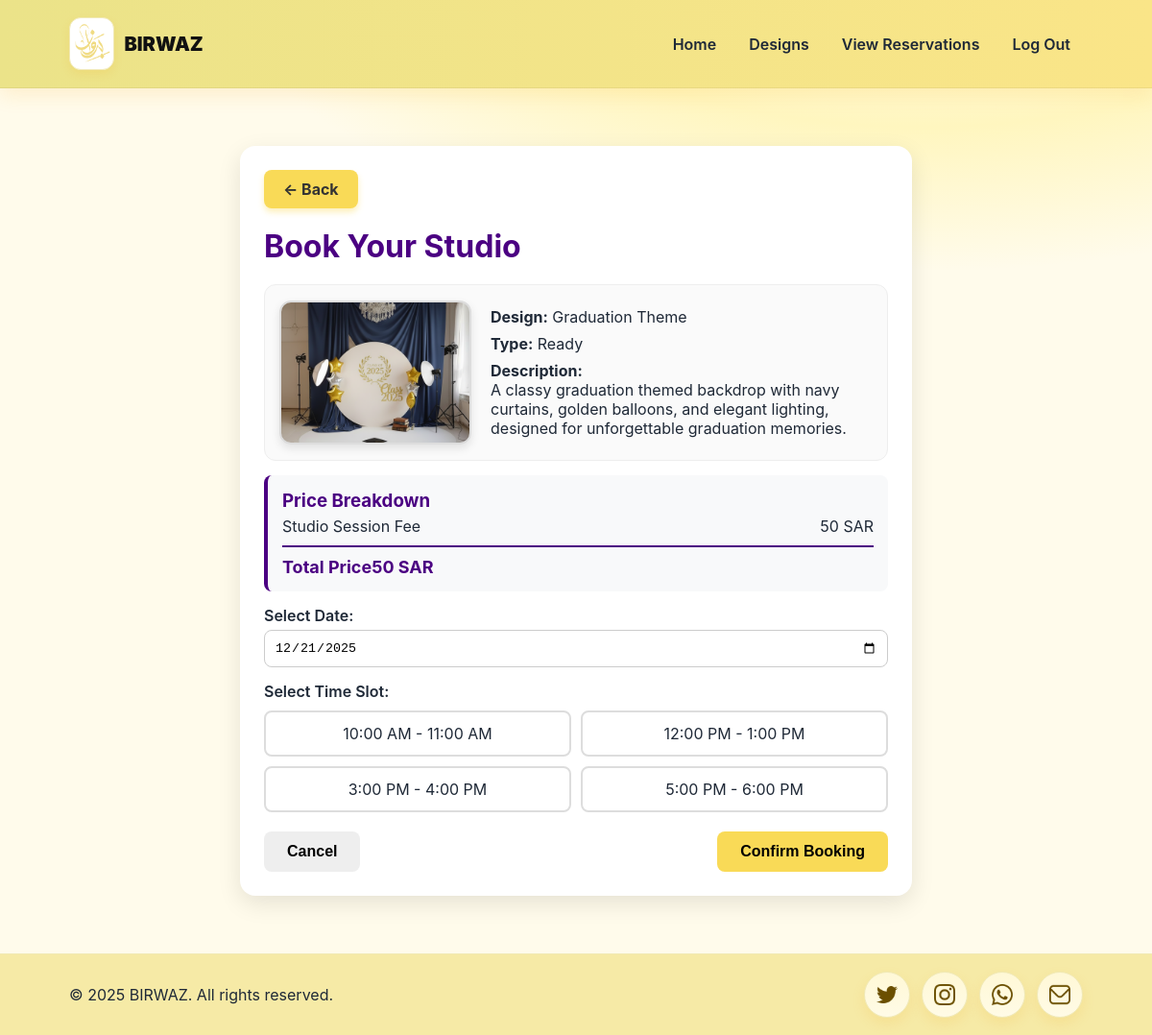
Screenshot of /birwasproject/booking.php?design_id=336 (signed in) with the database file from the repository.
### tables this page shows
CREATE TABLE `design` (
  `DesignID` int(10) UNSIGNED NOT NULL,
  `Name` text NOT NULL,
  `Description` text,
  `Image_URL` text NOT NULL,
  `Type` varchar(10) NOT NULL DEFAULT 'Ready'
);

### birwasproject/Booking.php (the view, shortened to what this page needs)
<?php
$conn = getDBConnection();
$design_id = $_GET['design_id'] ?? $_SESSION['last_design_id'] ?? null;
$design_data = null;
$total_cost = 50;
if ($design_id) {
    $stmt = $conn->prepare("SELECT * FROM design WHERE DesignID = ?");
    $stmt->bind_param("i", $design_id);
    $stmt->execute();
    $design_result = $stmt->get_result();
    $design_data = $design_result->fetch_assoc();
}
$available_times = ['10:00 AM - 11:00 AM', '12:00 PM - 1:00 PM', '3:00 PM - 4:00 PM', '5:00 PM - 6:00 PM'];
?>
<!DOCTYPE html>
<html lang="en">
    <head>
    </head>
    <body>
        <header>
            <div class="container nav">
                <a class="brand" href="homeUser.php">
                    <img src="images/logo1.png" alt="BIRWAZ logo">
                    <strong>BIRWAZ</strong>
                </a>
                <nav class="links">
                    <a href="homeUser.php">Home</a>
                    <a href="Designs.php">Designs</a>
                    <a href="viewReservations.php">View Reservations</a>
                    <a href="logout.php">Log Out</a>
                </nav>
            </div>
        </header>
        <main>
            <div class="booking-container">
                <a href="javascript:history.back()" class="back-btn">← Back</a>
                <h1>Book Your Studio</h1>
<?php if ($design_data): ?>
                    <div class="preview-box">
                        <div class="preview-content">
    <?php if ($design_data['Image_URL']): ?>
                                <div class="design-preview" style="background-image:url('uploads/<?= $design_data['Image_URL'] ?>')"></div>
                            <?php else: ?>
                                <div class="design-placeholder">Design Preview</div>
                            <?php endif; ?>
                            <div class="preview-text">
                                <p><strong>Design:</strong> <?= htmlspecialchars($design_data['Name']) ?></p>
                                <p><strong>Type:</strong> <?= htmlspecialchars($design_data['Type']) ?></p>
                                <p><strong>Description:</strong><br><?= nl2br(htmlspecialchars($design_data['Description'])) ?></p>
                            </div>
                        </div>
                    </div>
                    <div class="price-details">
                        <h3 style="margin-top: 0; color: #4B0082;">Price Breakdown</h3>
                        <div class="price-item"><span>Studio Session Fee</span><span>50 SAR</span></div>
                        <div class="price-total"><span>Total Price</span><span><?= $total_cost ?> SAR</span></div>
                    </div>
<?php else: ?>
                    <div style="background: #fff3cd; color: #856404; padding: 15px; border-radius: 8px; margin: 20px 0;">
                        ❌ No design selected. Please go back and choose a design first.
                    </div>
<?php endif; ?>
                <form id="bookingForm" method="POST" >
                    <label for="date">Select Date:</label>
                    <input type="date" id="date" name="date" required>
                    <label for="time">Select Time Slot:</label>
                    <div class="time-slots" id="timeSlots">
<?php foreach ($available_times as $time): ?>
                            <div class="time-slot" data-time="<?= $time ?>"><?= $time ?></div>
                        <?php endforeach; ?>
                    </div>
                    <div class="buttons">
                        <button type="button" class="cancel" onclick="showCancelConfirmation()">Cancel</button>
                        <button type="submit" class="confirm" <?= !$design_data ? 'disabled' : '' ?>>Confirm Booking</button>
                    </div>
                </form>
            </div>
        </main>
        <footer>
            <div class="footer-inner">
                <div class="copy">© 2025 BIRWAZ. All rights reserved.</div>
                <div class="socials">
                    <a href="https://twitter.com" target="_blank"><img src="images/twitter.png" alt="Twitter"></a>
                    <a href="https://instagram.com" target="_blank"><img src="images/instagram.png" alt="Instagram"></a>
                    <a href="https://wa.me" target="_blank"><img src="images/whatsapp.png" alt="WhatsApp"></a>
                    <a href="mailto:birwaz@gmail.com" target="_blank"><img src="images/email.png" alt="Email"></a>
                </div>
            </div>
        </footer>
    </body>
</html>

### birwasproject/Booking.php (style rules this page uses)
* { box-sizing: border-box; margin: 0; }
body { font-family: Inter, system-ui, Arial, sans-serif; color: #1f2937; background: radial-gradient(1200px 600px at 80% -10%, #fff 0%, #fff6bf 40%, #fffbeb 65%); }
a { color: inherit; text-decoration: none; }
.container { max-width: 1100px; margin: auto; padding: 18px 22px; }
header { background: linear-gradient(90deg, #EBE389, #fae588); border-bottom: 1px solid rgba(0,0,0,.05); box-shadow: 0 6px 20px rgba(245,158,11,.15); }
.nav { display: flex; align-items: center; justify-content: space-between; min-height: 64px; }
.brand { display: flex; align-items: center; gap: 10px; }
.brand img { height: 55px; background: #fff; padding: 1px; border-radius: 12px; border: 1px solid #f1e9b6; box-shadow: 0 4px 10px rgba(245,158,11,.12); }
.brand strong { font-weight: 900; color: #111; font-size: clamp(18px, 2.4vw, 20px); }
.links { display: flex; gap: 8px; flex-wrap: wrap; }
.links a { padding: 8px 12px; border-radius: 12px; font-weight: 600; border: 1px solid transparent; transition: .2s; }
.booking-container { max-width: 700px; background: #fff; margin: 60px auto; border-radius: 16px; padding: 25px; box-shadow: 0 8px 25px rgba(0,0,0,0.1); }
.back-btn { padding: 10px 20px; background-color: #F9DA57; color: #333; font-weight: 700; border-radius: 8px; box-shadow: 0 4px 6px rgba(249,218,87,0.4); transition: background-color 0.2s, transform 0.2s; display: inline-block; margin-bottom: 20px; }
h1 { color: #4B0082; }
label { display: block; margin: 15px 0 5px; font-weight: 600; text-align: left; }
input, select { width: 100%; padding: 10px; border-radius: 8px; border: 1px solid #ccc; }
.preview-box { margin-top: 20px; border: 1px solid #eee; border-radius: 12px; padding: 15px; background-color: #fafafa; }
.preview-content { display: flex; align-items: center; gap: 20px; text-align: left; }
.design-preview { width: 200px; height: 150px; border-radius: 12px; box-shadow: 0 4px 10px rgba(0,0,0,0.1); border: 2px solid #ddd; background-size: cover; background-position: center; }
.preview-text { flex: 1; }
.preview-text p { margin: 8px 0; font-size: 16px; }
.buttons { margin-top: 20px; display: flex; justify-content: space-between; }
button { padding: 12px 24px; border: none; border-radius: 8px; font-size: 16px; cursor: pointer; font-weight: 600; transition: 0.2s; }
.confirm { background-color: #F9DA57; }
.cancel { background-color: #eee; }
.price-details { background: #f8f9fa; border-radius: 8px; padding: 15px; margin-top: 15px; border-left: 4px solid #4B0082; }
.price-item { display: flex; justify-content: space-between; margin: 5px 0; }
.price-total { border-top: 2px solid #4B0082; margin-top: 10px; padding-top: 10px; font-weight: bold; font-size: 18px; color: #4B0082; }
.time-slots { display: grid; grid-template-columns: repeat(2, 1fr); gap: 10px; margin-top: 10px; }
.time-slot { padding: 12px; border: 2px solid #ddd; border-radius: 8px; text-align: center; cursor: pointer; transition: all 0.3s; }
footer { background:#f6eaa6; border-top:1px solid #f1e9b6; margin-top:50px; }
.footer-inner { max-width:1100px; margin:auto; padding:18px 22px; display:flex; align-items:center; justify-content:space-between; flex-wrap:wrap; }
.socials { display:flex; gap:12px; align-items:center; }
.socials a { width:48px; height:48px; border-radius:50%; display:grid; place-items:center; background: linear-gradient(180deg,#fff8d6,#fffbe6); border:1px solid #f1e9b6; box-shadow:0 6px 14px rgba(245,158,11,.12); transition:transform .15s ease, box-shadow .15s ease, background .2s ease; }
.socials img { width:22px; height:22px; object-fit:contain; }

### rows the page displays
design: Image_URL (picture), Name "Graduation Theme", Type "Ready", Description "A classy graduation themed backdrop with navy curtains, golden balloons, and elegant lighting, designed for unforgettable graduation memories."

### other values shown
$total_cost "50"
